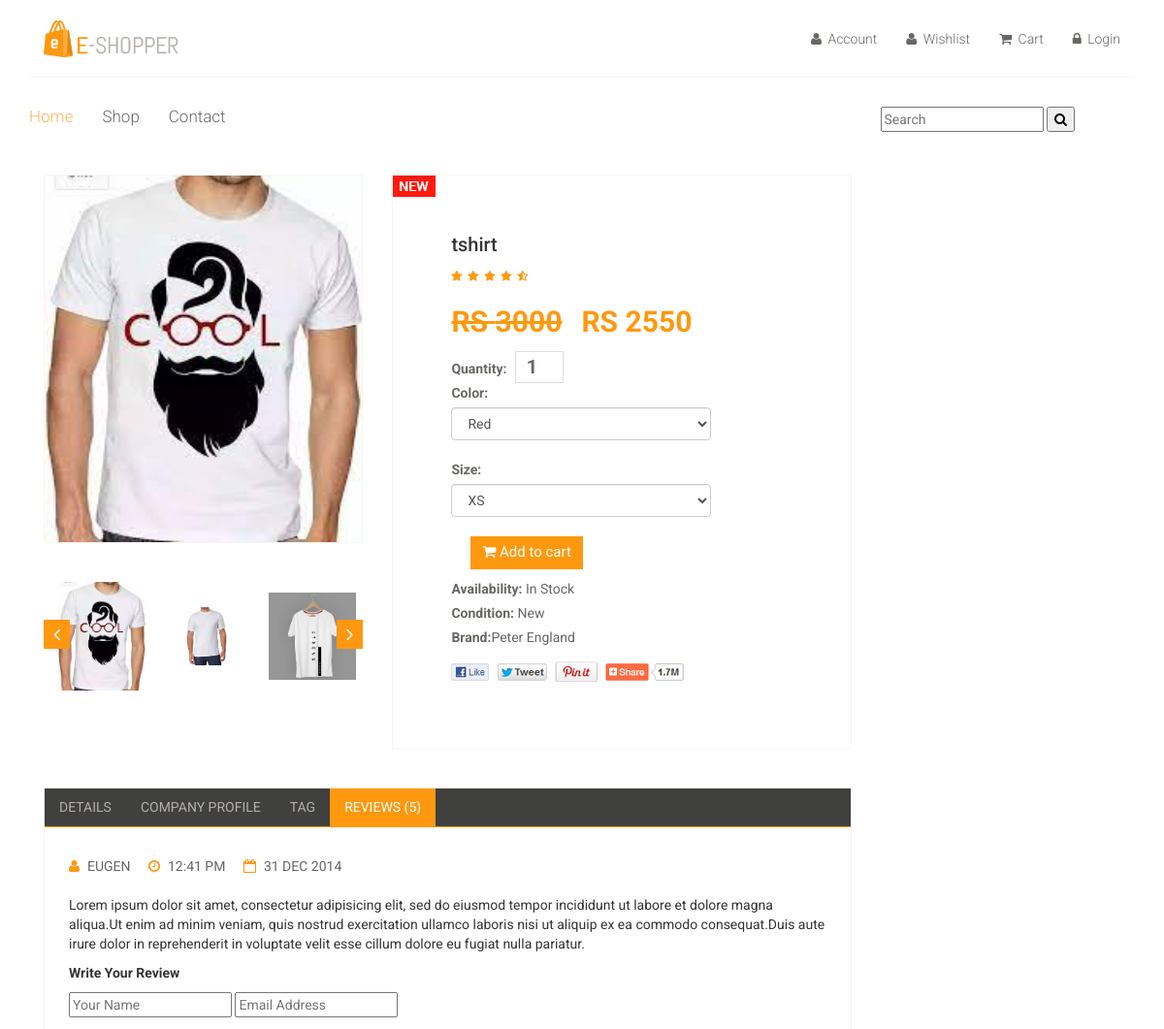
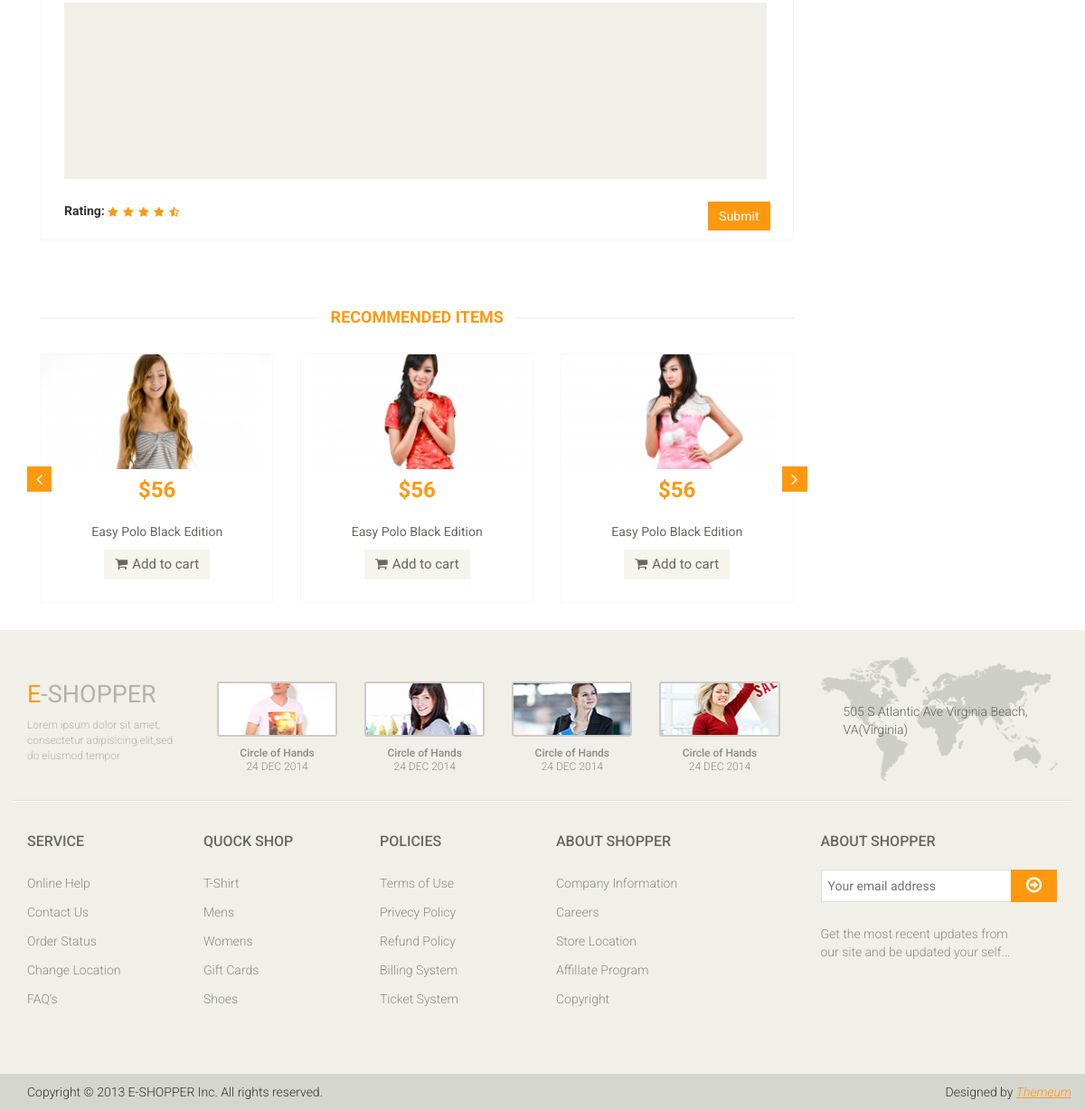
Screenshot of /product/4/ with the database file from the repository (2 pictures, top to bottom).
### mainApp/models.py (models this page shows, shortened)
class Product(models.Model):
    name= models.CharField(max_length=50)
    desc= models.TextField()
    stock=models.BooleanField(default=False)
    category=models.ForeignKey(Category,on_delete=models.CASCADE)
    brand=models.ForeignKey(Brand,on_delete=models.CASCADE)
    seller=models.ForeignKey(Seller,on_delete=models.CASCADE)
    basePrice=models.IntegerField()
    discount=models.IntegerField(default=0,null=True,blank=True)
    finalPrice=models.IntegerField(default=0,null=True,blank=True)
    red= models.BooleanField(default=False,null=True,blank=True)
    green= models.BooleanField(default=False,null=True,blank=True)
    black= models.BooleanField(default=False,null=True,blank=True)
    white= models.BooleanField(default=False,null=True,blank=True)
    pink= models.BooleanField(default=False,null=True,blank=True)
    xs= models.BooleanField(default=False,null=True,blank=True)
    s= models.BooleanField(default=False,null=True,blank=True)
    l= models.BooleanField(default=False,null=True,blank=True)
    m= models.BooleanField(default=False,null=True,blank=True)
    xl= models.BooleanField(default=False,null=True,blank=True)
    xl= models.BooleanField(default=False,null=True,blank=True)
    img1= models.ImageField(upload_to='images/',default=None,null=True,blank=True)
    img2= models.ImageField(upload_to='images/',default=None,null=True,blank=True)
    img3= models.ImageField(upload_to='images/',default=None,null=True,blank=True)
    img4= models.ImageField(upload_to='images/',default=None,null=True,blank=True)
    img5= models.ImageField(upload_to='images/',default=None,null=True,blank=True)
    date=models.DateTimeField(auto_now=True)

class Brand(models.Model):
    name=models.CharField(max_length=50)

### mainApp/views.py (the view, shortened to what this page needs)
# urls.py: path('product/<int:num>/',views.productDetails),
def productDetails(request,num):
    p=Product.objects.get(id=num)
    return render(request, "product-details.html",
                  {
                      "Product":p,
                  })

### mainApp/templates/product-details.html (shortened to what this page needs)
{% extends 'index.html' %}
{% load static %}
{% block body %}
	<section>
		<div class="container">
			<div class="row">
				<div class="col-sm-9 padding-right">
					<div class="product-details">
						<div class="col-sm-5">
							<div class="view-product">
								<img src="{{Product.img1.url}}" alt="" />
							</div>
							<div id="similar-product" class="carousel slide" data-ride="carousel">
								    <div class="carousel-inner">
										<div class="item active">
											{% if Product.img1 %}
										  <a href=""><img src="{{Product.img1.url}}" height="90px" width="90px" alt=""></a>
											{% endif %}
											{% if Product.img2 %}
										  <a href=""><img src="{{Product.img2.url}}" height="90px" width="90px"  alt=""></a>
											{% endif %}
											{% if Product.img3 %}
										  <a href=""><img src="{{Product.img3.url}}" height="90px" width="90px"  alt=""></a>
											{% endif %}
										</div>
									</div>
								  <a class="left item-control" href="#similar-product" data-slide="prev">
									<i class="fa fa-angle-left"></i>
								  </a>
								  <a class="right item-control" href="#similar-product" data-slide="next">
									<i class="fa fa-angle-right"></i>
								  </a>
							</div>
						</div>
						<div class="col-sm-7">
							<div class="product-information">
								<img src="{% static 'images/product-details/new.jpg" class="newarrival" alt="" />
								<h2>{{Product.name}}</h2>
								<img src="{% static 'images/product-details/rating.png' %}" alt="" />
								<br>
								<span>
									<span><s>RS {{Product.basePrice}}</s></span>
									<span>RS {{Product.finalPrice}}</span>
									<form method="post" >
									<label>Quantity:</label>
									<input name="q" type="number" value="1"/>
										<br>
										<label>Color:</label>
										<select class="form-control" name="color">
											{% if Product.red %}
											<option value="red">Red</option>
											{% endif %}
										</select>
										<br>
										<label>Size:</label>
										<select class="form-control" name="size">
											{% if Product.xs %}
											<option value="xs">XS</option>
											{% endif %}
										</select>
										<br>
									<button type="submit" class="btn btn-fefault cart">
										<i class="fa fa-shopping-cart"></i>
										Add to cart
									</button>
								</span>
								<p><b>Availability:</b> In Stock</p>
								<p><b>Condition:</b> New</p>
								<p><b>Brand:</b>{{Product.brand.name}}</p>
								<a href=""><img src="{% static 'images/product-details/share.png" class="share img-responsive"  alt="" /></a>
							</div>
						</div>
					</div>
					<div class="category-tab shop-details-tab">
						<div class="col-sm-12">
							<ul class="nav nav-tabs">
								<li><a href="#details" data-toggle="tab">Details</a></li>
								<li><a href="#companyprofile" data-toggle="tab">Company Profile</a></li>
								<li><a href="#tag" data-toggle="tab">Tag</a></li>
								<li class="active"><a href="#reviews" data-toggle="tab">Reviews (5)</a></li>
							</ul>
						</div>
						<div class="tab-content">
							<div class="tab-pane fade active in" id="reviews" >
								<div class="col-sm-12">
									<ul>
										<li><a href=""><i class="fa fa-user"></i>EUGEN</a></li>
										<li><a href=""><i class="fa fa-clock-o"></i>12:41 PM</a></li>
										<li><a href=""><i class="fa fa-calendar-o"></i>31 DEC 2014</a></li>
									</ul>
									<p>Lorem ipsum dolor sit amet, consectetur adipisicing elit, sed do eiusmod tempor incididunt ut labore et dolore magna aliqua.Ut enim ad minim veniam, quis nostrud exercitation ullamco laboris nisi ut aliquip ex ea commodo consequat.Duis aute irure dolor in reprehenderit in voluptate velit esse cillum dolore eu fugiat nulla pariatur.</p>
									<p><b>Write Your Review</b></p>
									<form action="#">
										<span>
											<input type="text" placeholder="Your Name"/>
											<input type="email" placeholder="Email Address"/>
										</span>
										<textarea name="" ></textarea>
										<b>Rating: </b> <img src="{% static 'images/product-details/rating.png' %}" alt="" />
										<button type="button" class="btn btn-default pull-right">
											Submit
										</button>
									</form>
								</div>
							</div>
						</div>
					</div>
					<div class="recommended_items">
						<h2 class="title text-center">recommended items</h2>
						<div id="recommended-item-carousel" class="carousel slide" data-ride="carousel">
							<div class="carousel-inner">
								<div class="item active">
									<div class="col-sm-4">
										<div class="product-image-wrapper">
											<div class="single-products">
												<div class="productinfo text-center">
													<img src="{% static 'images/home/recommend1.jpg' %}" alt="" />
													<h2>$56</h2>
													<p>Easy Polo Black Edition</p>
													<button type="button" class="btn btn-default add-to-cart"><i class="fa fa-shopping-cart"></i>Add to cart</button>
												</div>
											</div>
										</div>
									</div>
									<div class="col-sm-4">
										<div class="product-image-wrapper">
											<div class="single-products">
												<div class="productinfo text-center">
													<img src="{% static 'images/home/recommend2.jpg' %}" alt="" />
													<h2>$56</h2>
													<p>Easy Polo Black Edition</p>
													<button type="button" class="btn btn-default add-to-cart"><i class="fa fa-shopping-cart"></i>Add to cart</button>
												</div>
											</div>
										</div>
									</div>
									<div class="col-sm-4">
										<div class="product-image-wrapper">
											<div class="single-products">
												<div class="productinfo text-center">
													<img src="{% static 'images/home/recommend3.jpg' %}" alt="" />
													<h2>$56</h2>
													<p>Easy Polo Black Edition</p>
													<button type="button" class="btn btn-default add-to-cart"><i class="fa fa-shopping-cart"></i>Add to cart</button>
												</div>
											</div>
										</div>
									</div>
								</div>
							</div>
							 <a class="left recommended-item-control" href="#recommended-item-carousel" data-slide="prev">
								<i class="fa fa-angle-left"></i>
							  </a>
							  <a class="right recommended-item-control" href="#recommended-item-carousel" data-slide="next">
								<i class="fa fa-angle-right"></i>
							  </a>
						</div>
					</div>
				</div>
			</div>
		</div>
	</section>
{% endblock %}

### rows the page displays
Product: img1 (picture), img2 (picture), img3 (picture), name "tshirt", basePrice "3000", finalPrice "2550", color "Red", size "XS", brand.name "Peter England"
